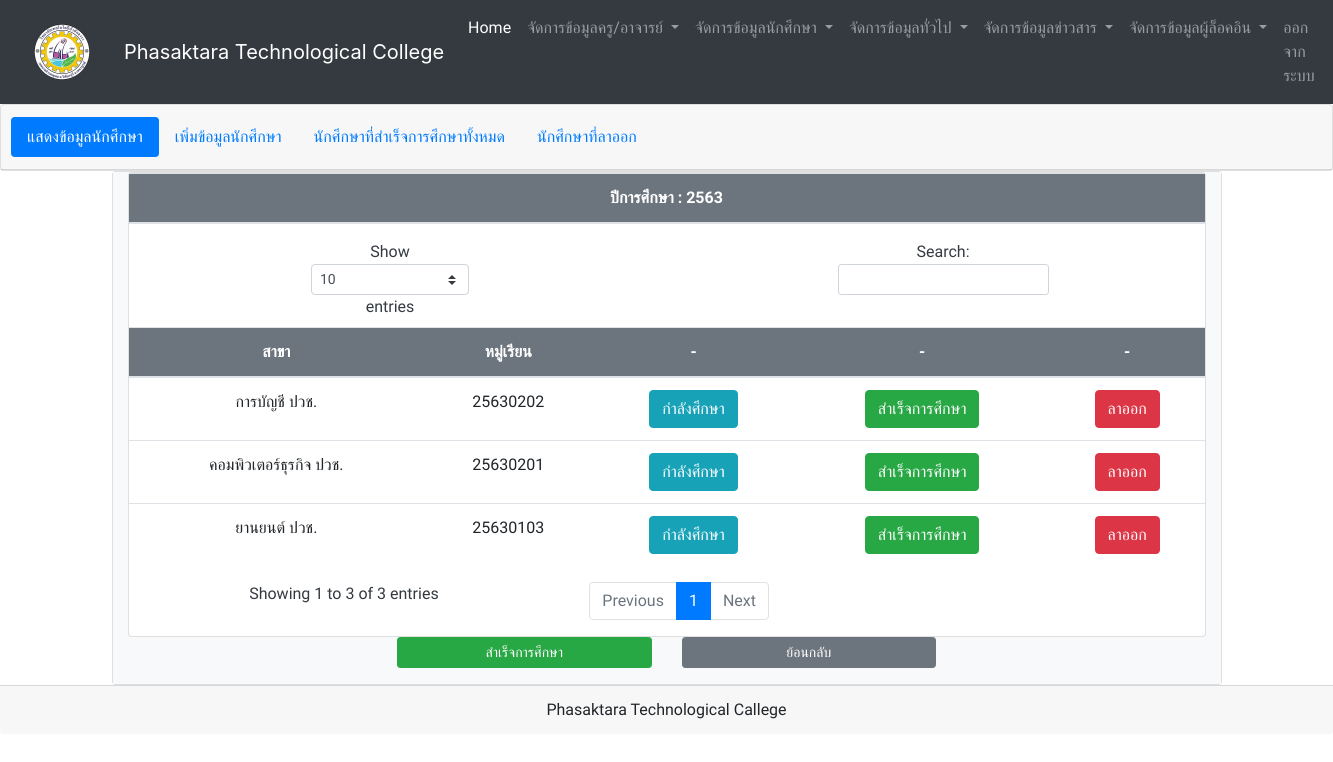
The app's page /showstudent_first.php?s_year=2563 (signed in) with its own data.
### tables this page shows
CREATE TABLE `student` (
  `s_username` varchar(13) NOT NULL,
  `s_password` varchar(20) NOT NULL,
  `s_name` varchar(50) NOT NULL,
  `s_idcard` varchar(13) NOT NULL,
  `s_address` text NOT NULL,
  `s_tel` varchar(10) NOT NULL,
  `s_email` varchar(50) NOT NULL,
  `s_year` varchar(4) NOT NULL,
  `s_hbd` date NOT NULL,
  `s_brethren` int(11) NOT NULL,
  `st_id` char(1) NOT NULL,
  `s_child` varchar(2) NOT NULL,
  `class_id` int(11) NOT NULL,
  `f_id` varchar(13) NOT NULL,
  `m_id` varchar(13) NOT NULL,
  `pa_id` varchar(13) NOT NULL,
  `s_pic` varchar(200) NOT NULL
);

CREATE TABLE `branch` (
  `b_id` tinyint(4) NOT NULL,
  `b_name` varchar(50) NOT NULL,
  `d_id` tinyint(4) NOT NULL
);

CREATE TABLE `class` (
  `class_id` int(11) NOT NULL,
  `class_name` varchar(50) NOT NULL,
  `b_id` tinyint(4) NOT NULL
);

### showstudent_first.php (the view, shortened to what this page needs)
<?php
if(isset($_SESSION["valid_uname"]) && isset($_SESSION["valid_pwd"]) && isset($_SESSION["userlevel"])  == '2'){
include "connect.php";
include "include/head_menu_admin.php";
$s_year = $_GET['s_year'];
$sql2 = "SELECT *
				FROM student WHERE s_year = '$s_year' ";
$result2 = mysqli_query($conn, $sql2)
  or die("3.ไม่สามารถประมวลผลคำสั่งได้") . mysqli_error();
  $rs2 = mysqli_fetch_array($result2)
?><head>
</head>
<div class="card text-center">
  <div class="card-header">
    <ul class="nav nav-pills card-header-pills">
            <li class="nav-item">
        <a class="nav-link active" href="showstudent_one.php">แสดงข้อมูลนักศึกษา</a>
      </li>
      <li class="nav-item">
        <a class="nav-link" href="frm_addstudent.php">เพิ่มข้อมูลนักศึกษา</a>
      </li>
      <li class="nav-item">
        <a class="nav-link" href="show_successstudent.php">นักศึกษาที่สำเร็จการศึกษาทั้งหมด</a>
      </li>
      <li class="nav-item">
        <a class="nav-link" href="show_outstudent.php">นักศึกษาที่ลาออก</a>
      </li>
    </ul>
  </div>
            </div>
  <div class="container" >
    <div class="card text-center">
      <div class="container-fluid h-100 bg-light text-dark">
        <div class="card text" style="max-width: 1200px;">
          <div class="row no-gutters">
            <div class="col-md-12">
            <table class="table table-hover">
                <thead>
                  <tr class="bg-secondary text-white">
                    <th scope="col">ปีการศึกษา : <?php echo "$rs2[s_year]"; ?></th>
                  </tr>
                </thead>
              <table class="table table-hover" id="mytable" >
                <thead>
                  <tr class="bg-secondary text-white">
                    <th scope="col">สาขา</th>
                    <th scope="col">หมู่เรียน</th>
                    <th scope="col">-</th>
                    <th scope="col">-</th>
                    <th scope="col">-</th>
                  </tr>
                </thead>
                <tbody>
                  <?php
				  $sql = "SELECT *
				FROM student AS student
				INNER JOIN class AS class
					on (student.class_id = class.class_id)
				inner join branch on (class.b_id = branch.b_id)
				WHERE s_year = '$s_year'
					GROUP BY class_name  HAVING count(class_name) > 0	ORDER BY student.class_id DESC";
					$result = mysqli_query($conn, $sql)
  				or die("3.ไม่สามารถประมวลผลคำสั่งได้") . mysqli_error();
                  while ($rs = mysqli_fetch_array($result)) {
                  ?><tr>
                    <td><?php echo "$rs[b_name]"; ?></td>
                    <td><?php echo "$rs[class_name]"; ?></td>
                      <td><?php echo "<a href=\"showstudent.php?class_id=$rs[class_id]\">"; ?>
                      <button type="button" class="btn btn-info">กำลังศึกษา</button>
					  <?php echo "</a>"; ?></td>
                      <td><?php echo "<a href=\"showstudent_success.php?class_id=$rs[class_id]\">"; ?>
                      <button type="button" class="btn btn-success">สำเร็จการศึกษา</button>
					  <?php echo "</a>"; ?></td>
                      <td><?php echo "<a href=\"showstudent_out.php?class_id=$rs[class_id]\">"; ?>
                      <button type="button" class="btn btn-danger">ลาออก</button>
					  <?php echo "</a>"; ?></td>
                    </tr>
                  <?php
                  }
                  ?>
                  </tbody>
              </table>
            </div>
          </div>
      </div>
      <div class="form-group">
        <div class="container">
          <div class="row">
            <div class="col"><button class="col-6 btn btn-success btn-sm float-right" data-toggle="modal" data-target="#myModal">สำเร็จการศึกษา</button></div>
            <div class="col"><button class="col-6 btn btn-secondary btn-sm float-left" input type="button" onclick=window.history.back()>ย้อนกลับ</button></div>
          </div>
        </div>
      </div>
    </div>
  </div>
  </div>
      <div class="card-footer text-center">
        Phasaktara Technological Callege
      </div>
      <?php
} else {
    echo "<script> alert('Please Login');window.location = 'index.php';</script>";
    exit();
}
?>

### include/head_menu_admin.php (style rules this page uses)
body, h1, h2, div, h3, h4, p { font-family: 'Sarabun'; }

### records on screen
student: s_year "2563", branch.b_name "การบัญชี ปวช.", class.class_name "25630202"
student: branch.b_name "ยานยนต์ ปวช.", class.class_name "25630103"
student: branch.b_name "คอมพิวเตอร์ธุรกิจ ปวช.", class.class_name "25630201"
